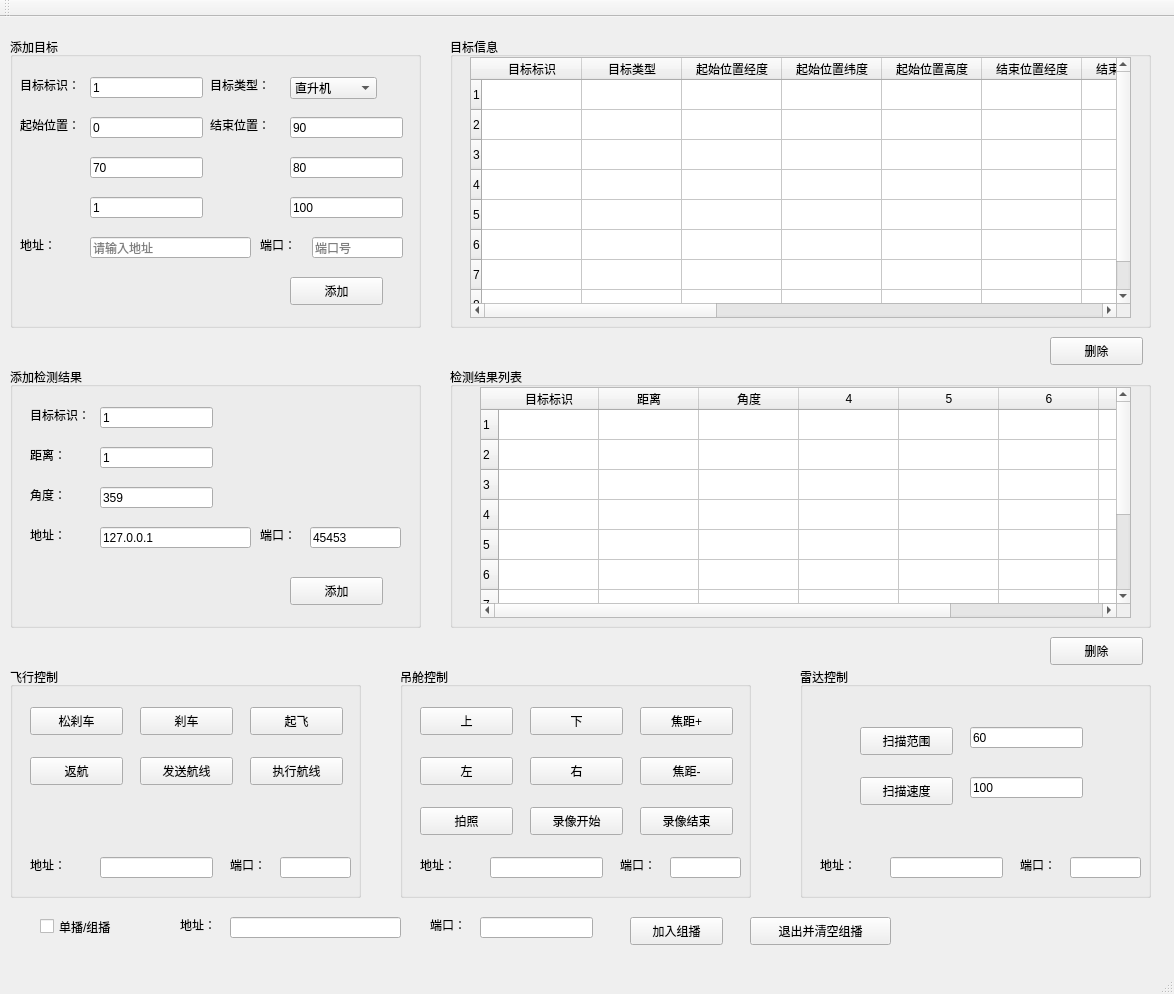
<?xml version="1.0" encoding="UTF-8"?>
<ui version="4.0">
 <class>MainWindow</class>
 <widget class="QMainWindow" name="MainWindow">
  <property name="geometry">
   <rect>
    <x>0</x>
    <y>0</y>
    <width>1174</width>
    <height>994</height>
   </rect>
  </property>
  <property name="windowTitle">
   <string>MainWindow</string>
  </property>
  <widget class="QWidget" name="centralWidget">
   <widget class="QGroupBox" name="groupBox">
    <property name="geometry">
     <rect>
      <x>10</x>
      <y>20</y>
      <width>411</width>
      <height>291</height>
     </rect>
    </property>
    <property name="title">
     <string>添加目标</string>
    </property>
    <widget class="QPushButton" name="pushButton_2">
     <property name="geometry">
      <rect>
       <x>280</x>
       <y>240</y>
       <width>93</width>
       <height>28</height>
      </rect>
     </property>
     <property name="text">
      <string>添加</string>
     </property>
    </widget>
    <widget class="QLabel" name="label">
     <property name="geometry">
      <rect>
       <x>10</x>
       <y>40</y>
       <width>72</width>
       <height>15</height>
      </rect>
     </property>
     <property name="text">
      <string>目标标识：</string>
     </property>
    </widget>
    <widget class="QLabel" name="label_2">
     <property name="geometry">
      <rect>
       <x>200</x>
       <y>40</y>
       <width>72</width>
       <height>15</height>
      </rect>
     </property>
     <property name="text">
      <string>目标类型：</string>
     </property>
    </widget>
    <widget class="QLabel" name="label_3">
     <property name="geometry">
      <rect>
       <x>10</x>
       <y>80</y>
       <width>72</width>
       <height>15</height>
      </rect>
     </property>
     <property name="text">
      <string>起始位置：</string>
     </property>
    </widget>
    <widget class="QLabel" name="label_4">
     <property name="geometry">
      <rect>
       <x>200</x>
       <y>80</y>
       <width>72</width>
       <height>15</height>
      </rect>
     </property>
     <property name="text">
      <string>结束位置：</string>
     </property>
    </widget>
    <widget class="QLineEdit" name="TargetIDT1">
     <property name="geometry">
      <rect>
       <x>80</x>
       <y>40</y>
       <width>113</width>
       <height>21</height>
      </rect>
     </property>
     <property name="text">
      <string>1</string>
     </property>
     <property name="placeholderText">
      <string>请输入目标标识</string>
     </property>
    </widget>
    <widget class="QComboBox" name="comboBox">
     <property name="geometry">
      <rect>
       <x>280</x>
       <y>40</y>
       <width>87</width>
       <height>22</height>
      </rect>
     </property>
     <item>
      <property name="text">
       <string>直升机</string>
      </property>
     </item>
     <item>
      <property name="text">
       <string>汽车</string>
      </property>
     </item>
     <item>
      <property name="text">
       <string>轮船</string>
      </property>
     </item>
    </widget>
    <widget class="QLineEdit" name="Str_lng">
     <property name="geometry">
      <rect>
       <x>80</x>
       <y>80</y>
       <width>113</width>
       <height>21</height>
      </rect>
     </property>
     <property name="text">
      <string>0</string>
     </property>
     <property name="placeholderText">
      <string>请输入经度</string>
     </property>
    </widget>
    <widget class="QLineEdit" name="Str_lat">
     <property name="geometry">
      <rect>
       <x>80</x>
       <y>120</y>
       <width>113</width>
       <height>21</height>
      </rect>
     </property>
     <property name="text">
      <string>70</string>
     </property>
     <property name="placeholderText">
      <string>请输入纬度</string>
     </property>
    </widget>
    <widget class="QLineEdit" name="Str_alt">
     <property name="geometry">
      <rect>
       <x>80</x>
       <y>160</y>
       <width>113</width>
       <height>21</height>
      </rect>
     </property>
     <property name="text">
      <string>1</string>
     </property>
     <property name="placeholderText">
      <string>请输入高度</string>
     </property>
    </widget>
    <widget class="QLineEdit" name="End_lat">
     <property name="geometry">
      <rect>
       <x>280</x>
       <y>120</y>
       <width>113</width>
       <height>21</height>
      </rect>
     </property>
     <property name="text">
      <string>80</string>
     </property>
     <property name="placeholderText">
      <string>请输入纬度</string>
     </property>
    </widget>
    <widget class="QLineEdit" name="End_lng">
     <property name="geometry">
      <rect>
       <x>280</x>
       <y>80</y>
       <width>113</width>
       <height>21</height>
      </rect>
     </property>
     <property name="text">
      <string>90</string>
     </property>
     <property name="placeholderText">
      <string>请输入经度</string>
     </property>
    </widget>
    <widget class="QLineEdit" name="End_alt">
     <property name="geometry">
      <rect>
       <x>280</x>
       <y>160</y>
       <width>113</width>
       <height>21</height>
      </rect>
     </property>
     <property name="text">
      <string>100</string>
     </property>
     <property name="placeholderText">
      <string>请输入高度</string>
     </property>
    </widget>
    <widget class="QLabel" name="label_5">
     <property name="geometry">
      <rect>
       <x>10</x>
       <y>200</y>
       <width>41</width>
       <height>16</height>
      </rect>
     </property>
     <property name="text">
      <string>地址：</string>
     </property>
    </widget>
    <widget class="QLineEdit" name="addressBox1">
     <property name="geometry">
      <rect>
       <x>80</x>
       <y>200</y>
       <width>161</width>
       <height>21</height>
      </rect>
     </property>
     <property name="text">
      <string/>
     </property>
     <property name="placeholderText">
      <string>请输入地址</string>
     </property>
    </widget>
    <widget class="QLineEdit" name="PortBox1">
     <property name="geometry">
      <rect>
       <x>302</x>
       <y>200</y>
       <width>91</width>
       <height>21</height>
      </rect>
     </property>
     <property name="text">
      <string/>
     </property>
     <property name="placeholderText">
      <string>端口号</string>
     </property>
    </widget>
    <widget class="QLabel" name="label_6">
     <property name="geometry">
      <rect>
       <x>250</x>
       <y>200</y>
       <width>51</width>
       <height>16</height>
      </rect>
     </property>
     <property name="text">
      <string>端口：</string>
     </property>
    </widget>
   </widget>
   <widget class="QGroupBox" name="groupBox_2">
    <property name="geometry">
     <rect>
      <x>450</x>
      <y>20</y>
      <width>701</width>
      <height>291</height>
     </rect>
    </property>
    <property name="title">
     <string>目标信息</string>
    </property>
    <widget class="QTableWidget" name="tableWidget">
     <property name="geometry">
      <rect>
       <x>20</x>
       <y>20</y>
       <width>661</width>
       <height>261</height>
      </rect>
     </property>
     <property name="rowCount">
      <number>8</number>
     </property>
     <property name="columnCount">
      <number>16</number>
     </property>
     <row/>
     <row/>
     <row/>
     <row/>
     <row/>
     <row/>
     <row/>
     <row/>
     <column>
      <property name="text">
       <string>目标标识</string>
      </property>
     </column>
     <column>
      <property name="text">
       <string>目标类型</string>
      </property>
     </column>
     <column>
      <property name="text">
       <string>起始位置经度</string>
      </property>
     </column>
     <column>
      <property name="text">
       <string>起始位置纬度</string>
      </property>
     </column>
     <column>
      <property name="text">
       <string>起始位置高度</string>
      </property>
     </column>
     <column>
      <property name="text">
       <string>结束位置经度</string>
      </property>
     </column>
     <column>
      <property name="text">
       <string>结束位置纬度</string>
      </property>
     </column>
     <column>
      <property name="text">
       <string>结束位置高度</string>
      </property>
     </column>
     <column/>
     <column/>
     <column/>
     <column/>
     <column/>
     <column/>
     <column/>
     <column/>
    </widget>
   </widget>
   <widget class="QPushButton" name="pushButton">
    <property name="geometry">
     <rect>
      <x>1050</x>
      <y>320</y>
      <width>93</width>
      <height>28</height>
     </rect>
    </property>
    <property name="text">
     <string>删除</string>
    </property>
   </widget>
   <widget class="QGroupBox" name="groupBox_4">
    <property name="geometry">
     <rect>
      <x>10</x>
      <y>350</y>
      <width>411</width>
      <height>261</height>
     </rect>
    </property>
    <property name="title">
     <string>添加检测结果</string>
    </property>
    <widget class="QLabel" name="label_7">
     <property name="geometry">
      <rect>
       <x>20</x>
       <y>40</y>
       <width>72</width>
       <height>15</height>
      </rect>
     </property>
     <property name="text">
      <string>目标标识：</string>
     </property>
    </widget>
    <widget class="QLineEdit" name="TargetIDT2">
     <property name="geometry">
      <rect>
       <x>90</x>
       <y>40</y>
       <width>113</width>
       <height>21</height>
      </rect>
     </property>
     <property name="text">
      <string>1</string>
     </property>
     <property name="placeholderText">
      <string>请输入目标标识</string>
     </property>
    </widget>
    <widget class="QLineEdit" name="distance1">
     <property name="geometry">
      <rect>
       <x>90</x>
       <y>80</y>
       <width>113</width>
       <height>21</height>
      </rect>
     </property>
     <property name="text">
      <string>1</string>
     </property>
     <property name="placeholderText">
      <string>请输入距离</string>
     </property>
    </widget>
    <widget class="QLabel" name="label_8">
     <property name="geometry">
      <rect>
       <x>20</x>
       <y>80</y>
       <width>72</width>
       <height>15</height>
      </rect>
     </property>
     <property name="text">
      <string>距离：</string>
     </property>
    </widget>
    <widget class="QLabel" name="label_9">
     <property name="geometry">
      <rect>
       <x>20</x>
       <y>120</y>
       <width>72</width>
       <height>15</height>
      </rect>
     </property>
     <property name="text">
      <string>角度：</string>
     </property>
    </widget>
    <widget class="QLineEdit" name="angle1">
     <property name="geometry">
      <rect>
       <x>90</x>
       <y>120</y>
       <width>113</width>
       <height>21</height>
      </rect>
     </property>
     <property name="text">
      <string>359</string>
     </property>
     <property name="placeholderText">
      <string>请输入角度</string>
     </property>
    </widget>
    <widget class="QLabel" name="label_10">
     <property name="geometry">
      <rect>
       <x>20</x>
       <y>160</y>
       <width>72</width>
       <height>15</height>
      </rect>
     </property>
     <property name="text">
      <string>地址：</string>
     </property>
    </widget>
    <widget class="QLineEdit" name="addressBox2">
     <property name="geometry">
      <rect>
       <x>90</x>
       <y>160</y>
       <width>151</width>
       <height>21</height>
      </rect>
     </property>
     <property name="text">
      <string>127.0.0.1</string>
     </property>
     <property name="placeholderText">
      <string>请输入地址</string>
     </property>
    </widget>
    <widget class="QLineEdit" name="PortBox2">
     <property name="geometry">
      <rect>
       <x>300</x>
       <y>160</y>
       <width>91</width>
       <height>21</height>
      </rect>
     </property>
     <property name="text">
      <string>45453</string>
     </property>
     <property name="placeholderText">
      <string>请输入端口</string>
     </property>
    </widget>
    <widget class="QLabel" name="label_11">
     <property name="geometry">
      <rect>
       <x>250</x>
       <y>160</y>
       <width>41</width>
       <height>16</height>
      </rect>
     </property>
     <property name="text">
      <string>端口：</string>
     </property>
    </widget>
    <widget class="QPushButton" name="pushButton_4">
     <property name="geometry">
      <rect>
       <x>280</x>
       <y>210</y>
       <width>93</width>
       <height>28</height>
      </rect>
     </property>
     <property name="text">
      <string>添加</string>
     </property>
    </widget>
   </widget>
   <widget class="QGroupBox" name="groupBox_3">
    <property name="geometry">
     <rect>
      <x>450</x>
      <y>350</y>
      <width>701</width>
      <height>261</height>
     </rect>
    </property>
    <property name="title">
     <string>检测结果列表</string>
    </property>
    <widget class="QTableWidget" name="tableWidget_2">
     <property name="geometry">
      <rect>
       <x>30</x>
       <y>20</y>
       <width>651</width>
       <height>231</height>
      </rect>
     </property>
     <property name="rowCount">
      <number>10</number>
     </property>
     <property name="columnCount">
      <number>8</number>
     </property>
     <row/>
     <row/>
     <row/>
     <row/>
     <row/>
     <row/>
     <row/>
     <row/>
     <row/>
     <row/>
     <column>
      <property name="text">
       <string>目标标识</string>
      </property>
     </column>
     <column>
      <property name="text">
       <string>距离</string>
      </property>
     </column>
     <column>
      <property name="text">
       <string>角度</string>
      </property>
     </column>
     <column/>
     <column/>
     <column/>
     <column/>
     <column/>
    </widget>
   </widget>
   <widget class="QPushButton" name="pushButton_5">
    <property name="geometry">
     <rect>
      <x>1050</x>
      <y>620</y>
      <width>93</width>
      <height>28</height>
     </rect>
    </property>
    <property name="text">
     <string>删除</string>
    </property>
   </widget>
   <widget class="QGroupBox" name="groupBox_5">
    <property name="geometry">
     <rect>
      <x>10</x>
      <y>650</y>
      <width>351</width>
      <height>231</height>
     </rect>
    </property>
    <property name="title">
     <string>飞行控制</string>
    </property>
    <widget class="QLabel" name="label_12">
     <property name="geometry">
      <rect>
       <x>20</x>
       <y>190</y>
       <width>72</width>
       <height>15</height>
      </rect>
     </property>
     <property name="text">
      <string>地址：</string>
     </property>
    </widget>
    <widget class="QLineEdit" name="addressBox3">
     <property name="geometry">
      <rect>
       <x>90</x>
       <y>190</y>
       <width>113</width>
       <height>21</height>
      </rect>
     </property>
     <property name="text">
      <string/>
     </property>
    </widget>
    <widget class="QLineEdit" name="PortBox3">
     <property name="geometry">
      <rect>
       <x>270</x>
       <y>190</y>
       <width>71</width>
       <height>21</height>
      </rect>
     </property>
     <property name="text">
      <string/>
     </property>
    </widget>
    <widget class="QLabel" name="label_13">
     <property name="geometry">
      <rect>
       <x>220</x>
       <y>190</y>
       <width>72</width>
       <height>15</height>
      </rect>
     </property>
     <property name="text">
      <string>端口：</string>
     </property>
    </widget>
    <widget class="QPushButton" name="pushButton_6">
     <property name="geometry">
      <rect>
       <x>20</x>
       <y>40</y>
       <width>93</width>
       <height>28</height>
      </rect>
     </property>
     <property name="text">
      <string>松刹车</string>
     </property>
    </widget>
    <widget class="QPushButton" name="pushButton_7">
     <property name="geometry">
      <rect>
       <x>130</x>
       <y>40</y>
       <width>93</width>
       <height>28</height>
      </rect>
     </property>
     <property name="text">
      <string>刹车</string>
     </property>
    </widget>
    <widget class="QPushButton" name="pushButton_8">
     <property name="geometry">
      <rect>
       <x>240</x>
       <y>40</y>
       <width>93</width>
       <height>28</height>
      </rect>
     </property>
     <property name="text">
      <string>起飞</string>
     </property>
    </widget>
    <widget class="QPushButton" name="pushButton_9">
     <property name="geometry">
      <rect>
       <x>20</x>
       <y>90</y>
       <width>93</width>
       <height>28</height>
      </rect>
     </property>
     <property name="text">
      <string>返航</string>
     </property>
    </widget>
    <widget class="QPushButton" name="pushButton_10">
     <property name="geometry">
      <rect>
       <x>130</x>
       <y>90</y>
       <width>93</width>
       <height>28</height>
      </rect>
     </property>
     <property name="text">
      <string>发送航线</string>
     </property>
    </widget>
    <widget class="QPushButton" name="pushButton_11">
     <property name="geometry">
      <rect>
       <x>240</x>
       <y>90</y>
       <width>93</width>
       <height>28</height>
      </rect>
     </property>
     <property name="text">
      <string>执行航线</string>
     </property>
    </widget>
   </widget>
   <widget class="QGroupBox" name="groupBox_6">
    <property name="geometry">
     <rect>
      <x>400</x>
      <y>650</y>
      <width>351</width>
      <height>231</height>
     </rect>
    </property>
    <property name="title">
     <string>吊舱控制</string>
    </property>
    <widget class="QLabel" name="label_15">
     <property name="geometry">
      <rect>
       <x>20</x>
       <y>190</y>
       <width>72</width>
       <height>15</height>
      </rect>
     </property>
     <property name="text">
      <string>地址：</string>
     </property>
    </widget>
    <widget class="QLineEdit" name="addressBox4">
     <property name="geometry">
      <rect>
       <x>90</x>
       <y>190</y>
       <width>113</width>
       <height>21</height>
      </rect>
     </property>
     <property name="text">
      <string/>
     </property>
    </widget>
    <widget class="QLineEdit" name="PortBox4">
     <property name="geometry">
      <rect>
       <x>270</x>
       <y>190</y>
       <width>71</width>
       <height>21</height>
      </rect>
     </property>
     <property name="text">
      <string/>
     </property>
    </widget>
    <widget class="QLabel" name="label_16">
     <property name="geometry">
      <rect>
       <x>220</x>
       <y>190</y>
       <width>72</width>
       <height>15</height>
      </rect>
     </property>
     <property name="text">
      <string>端口：</string>
     </property>
    </widget>
    <widget class="QPushButton" name="pushButton_17">
     <property name="geometry">
      <rect>
       <x>20</x>
       <y>40</y>
       <width>93</width>
       <height>28</height>
      </rect>
     </property>
     <property name="text">
      <string>上</string>
     </property>
    </widget>
    <widget class="QPushButton" name="pushButton_18">
     <property name="geometry">
      <rect>
       <x>130</x>
       <y>40</y>
       <width>93</width>
       <height>28</height>
      </rect>
     </property>
     <property name="text">
      <string>下</string>
     </property>
    </widget>
    <widget class="QPushButton" name="pushButton_19">
     <property name="geometry">
      <rect>
       <x>240</x>
       <y>40</y>
       <width>93</width>
       <height>28</height>
      </rect>
     </property>
     <property name="text">
      <string>焦距+</string>
     </property>
    </widget>
    <widget class="QPushButton" name="pushButton_20">
     <property name="geometry">
      <rect>
       <x>20</x>
       <y>90</y>
       <width>93</width>
       <height>28</height>
      </rect>
     </property>
     <property name="text">
      <string>左</string>
     </property>
    </widget>
    <widget class="QPushButton" name="pushButton_21">
     <property name="geometry">
      <rect>
       <x>130</x>
       <y>90</y>
       <width>93</width>
       <height>28</height>
      </rect>
     </property>
     <property name="text">
      <string>右</string>
     </property>
    </widget>
    <widget class="QPushButton" name="pushButton_22">
     <property name="geometry">
      <rect>
       <x>240</x>
       <y>90</y>
       <width>93</width>
       <height>28</height>
      </rect>
     </property>
     <property name="text">
      <string>焦距-</string>
     </property>
    </widget>
    <widget class="QPushButton" name="pushButton_23">
     <property name="geometry">
      <rect>
       <x>20</x>
       <y>140</y>
       <width>93</width>
       <height>28</height>
      </rect>
     </property>
     <property name="text">
      <string>拍照</string>
     </property>
    </widget>
    <widget class="QPushButton" name="pushButton_24">
     <property name="geometry">
      <rect>
       <x>130</x>
       <y>140</y>
       <width>93</width>
       <height>28</height>
      </rect>
     </property>
     <property name="text">
      <string>录像开始</string>
     </property>
    </widget>
    <widget class="QPushButton" name="pushButton_25">
     <property name="geometry">
      <rect>
       <x>240</x>
       <y>140</y>
       <width>93</width>
       <height>28</height>
      </rect>
     </property>
     <property name="text">
      <string>录像结束</string>
     </property>
    </widget>
   </widget>
   <widget class="QGroupBox" name="groupBox_7">
    <property name="geometry">
     <rect>
      <x>800</x>
      <y>650</y>
      <width>351</width>
      <height>231</height>
     </rect>
    </property>
    <property name="title">
     <string>雷达控制</string>
    </property>
    <widget class="QLabel" name="label_19">
     <property name="geometry">
      <rect>
       <x>20</x>
       <y>190</y>
       <width>72</width>
       <height>15</height>
      </rect>
     </property>
     <property name="text">
      <string>地址：</string>
     </property>
    </widget>
    <widget class="QLineEdit" name="addressBox5">
     <property name="geometry">
      <rect>
       <x>90</x>
       <y>190</y>
       <width>113</width>
       <height>21</height>
      </rect>
     </property>
     <property name="text">
      <string/>
     </property>
    </widget>
    <widget class="QLineEdit" name="PortBox5">
     <property name="geometry">
      <rect>
       <x>270</x>
       <y>190</y>
       <width>71</width>
       <height>21</height>
      </rect>
     </property>
     <property name="text">
      <string/>
     </property>
    </widget>
    <widget class="QLabel" name="label_20">
     <property name="geometry">
      <rect>
       <x>220</x>
       <y>190</y>
       <width>72</width>
       <height>15</height>
      </rect>
     </property>
     <property name="text">
      <string>端口：</string>
     </property>
    </widget>
    <widget class="QPushButton" name="pushButton_35">
     <property name="geometry">
      <rect>
       <x>60</x>
       <y>60</y>
       <width>93</width>
       <height>28</height>
      </rect>
     </property>
     <property name="text">
      <string>扫描范围</string>
     </property>
    </widget>
    <widget class="QPushButton" name="pushButton_36">
     <property name="geometry">
      <rect>
       <x>60</x>
       <y>110</y>
       <width>93</width>
       <height>28</height>
      </rect>
     </property>
     <property name="text">
      <string>扫描速度</string>
     </property>
    </widget>
    <widget class="QLineEdit" name="lineEdit_17">
     <property name="geometry">
      <rect>
       <x>170</x>
       <y>60</y>
       <width>113</width>
       <height>21</height>
      </rect>
     </property>
     <property name="text">
      <string>60</string>
     </property>
    </widget>
    <widget class="QLineEdit" name="lineEdit_18">
     <property name="geometry">
      <rect>
       <x>170</x>
       <y>110</y>
       <width>113</width>
       <height>21</height>
      </rect>
     </property>
     <property name="text">
      <string>100</string>
     </property>
    </widget>
   </widget>
   <widget class="QCheckBox" name="checkBox">
    <property name="geometry">
     <rect>
      <x>40</x>
      <y>900</y>
      <width>91</width>
      <height>19</height>
     </rect>
    </property>
    <property name="text">
     <string>单播/组播</string>
    </property>
   </widget>
   <widget class="QLineEdit" name="addressBox_all">
    <property name="geometry">
     <rect>
      <x>230</x>
      <y>900</y>
      <width>171</width>
      <height>21</height>
     </rect>
    </property>
   </widget>
   <widget class="QLineEdit" name="PortBox_all">
    <property name="geometry">
     <rect>
      <x>480</x>
      <y>900</y>
      <width>113</width>
      <height>21</height>
     </rect>
    </property>
   </widget>
   <widget class="QLabel" name="label_14">
    <property name="geometry">
     <rect>
      <x>180</x>
      <y>900</y>
      <width>72</width>
      <height>15</height>
     </rect>
    </property>
    <property name="text">
     <string>地址：</string>
    </property>
   </widget>
   <widget class="QLabel" name="label_17">
    <property name="geometry">
     <rect>
      <x>430</x>
      <y>900</y>
      <width>72</width>
      <height>15</height>
     </rect>
    </property>
    <property name="text">
     <string>端口：</string>
    </property>
   </widget>
   <widget class="QPushButton" name="pushButton_3">
    <property name="geometry">
     <rect>
      <x>630</x>
      <y>900</y>
      <width>93</width>
      <height>28</height>
     </rect>
    </property>
    <property name="text">
     <string>加入组播</string>
    </property>
   </widget>
   <widget class="QPushButton" name="pushButton_12">
    <property name="geometry">
     <rect>
      <x>750</x>
      <y>900</y>
      <width>141</width>
      <height>28</height>
     </rect>
    </property>
    <property name="text">
     <string>退出并清空组播</string>
    </property>
   </widget>
  </widget>
  <widget class="QMenuBar" name="menuBar">
   <property name="geometry">
    <rect>
     <x>0</x>
     <y>0</y>
     <width>1174</width>
     <height>26</height>
    </rect>
   </property>
  </widget>
  <widget class="QToolBar" name="mainToolBar">
   <attribute name="toolBarArea">
    <enum>TopToolBarArea</enum>
   </attribute>
   <attribute name="toolBarBreak">
    <bool>false</bool>
   </attribute>
  </widget>
  <widget class="QStatusBar" name="statusBar"/>
 </widget>
 <layoutdefault spacing="6" margin="11"/>
 <resources/>
 <connections/>
</ui>
